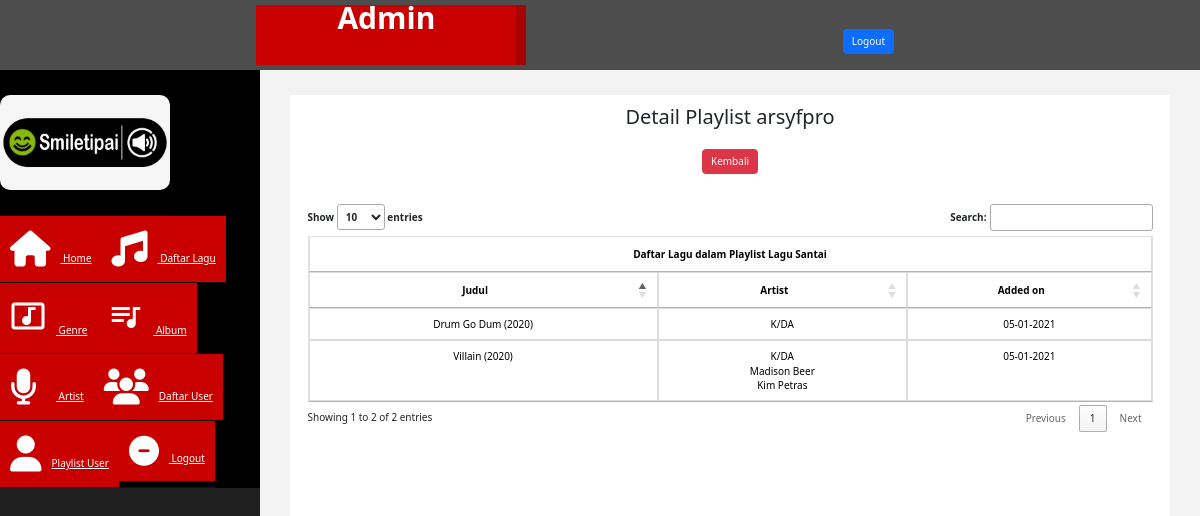
Screenshot of /admin/index.php?halaman=detail_playlist_user&id_playlist=2&user=arsyfpro&judul=Lagu Santai (signed in) with the database file from the repository.
### tables this page shows
CREATE TABLE `user_playlist_song` (
  `id_user_playlist_song` int(5) NOT NULL,
  `id_user_playlist` int(4) NOT NULL,
  `id_song` int(3) NOT NULL,
  `added_on` varchar(10) NOT NULL
);

CREATE TABLE `song` (
  `id_song` int(3) NOT NULL,
  `title` varchar(220) NOT NULL,
  `year` int(4) NOT NULL,
  `song_file` varchar(200) NOT NULL,
  `played` int(6) NOT NULL DEFAULT '0'
);

CREATE TABLE `artist` (
  `id_artist` int(3) NOT NULL,
  `nama_artist` varchar(50) NOT NULL,
  `artist_image` varchar(200) NOT NULL,
  `about` text NOT NULL
);

### admin/detail_playlist_user.php (the view, shortened to what this page needs)
<?php
    $id_playlist = $_GET['id_playlist'];
    $username = $_GET['user'];
    $judul_pl = $_GET['judul'];
?>
<!DOCTYPE html>
<html lang="en">
<head>
    <link href="css/bootstrap.min.css" rel="stylesheet">
    <link href="https://cdn.datatables.net/1.10.22/css/jquery.dataTables.min.css" rel="stylesheet">
</head>
<body>
    <h2 align="center">Detail Playlist <?= $username ?></h2>
    <br>
    <center><a href="index.php?halaman=playlist_user" class="btn btn-danger">Kembali</a></center>
	<div class="container">
    <table id="example" class="table table-bordered">
	<br><br>
	<thead>
	 <tr>
        <th colspan="3" style="text-align: center;">Daftar Lagu dalam Playlist <?= $judul_pl ?></th>
     </tr>
     <tr>
        <th style="text-align: center;">Judul</th>
        <th style="text-align: center;">Artist</th>
        <th style="text-align: center;">Added on</th>
     </tr>
    </thead>
    <tbody>
        <?php
            $no = 1;
            $ambillagu = $koneksi->query("SELECT s.id_song, s.title, s.year, ups.added_on FROM song s JOIN user_playlist_song ups ON s.id_song = ups.id_song WHERE ups.id_user_playlist = '$id_playlist'");
            while ($lagu = $ambillagu->fetch_assoc()){
        ?>
        <tr>
            <td style="text-align: center;"><?= $lagu['title'] ?> (<?= $lagu['year'] ?>)</td>
            <td style="text-align: center;">
                <?php
                    $queryartis = "SELECT a.nama_artist FROM song s JOIN song_artist sa
                                            ON s.id_song = sa.id_song AND s.id_song = '$lagu[id_song]' JOIN artist a
                                            WHERE sa.id_artist = a.id_artist";
                    $ambilartis = $koneksi->query($queryartis);
                    while ($artis = $ambilartis->fetch_assoc()){
                ?>
                        <?= $artis['nama_artist'] ?> <br>
                <?php } ?>
            </td>
            <td style="text-align: center;"><?= $lagu['added_on'] ?></td>
        </tr>
        <?php $no++; } ?>
    </tbody>
</table>
</body>
</html>

### admin/assets/css/custom.css (style rules this page uses)
body { font-family: 'Open Sans', sans-serif; }
h2 { color: #f00; }

### rows the page displays
user_playlist_song: id_song.title "Drum Go Dum", id_song.year "2020", added_on "05-01-2021"
artist: nama_artist "K/DA"
user_playlist_song: id_song.title "Villain", id_song.year "2020", added_on "05-01-2021"
artist: nama_artist "Madison Beer"
artist: nama_artist "Kim Petras"

### other values shown
$username "arsyfpro"
$judul_pl "Lagu Santai"
